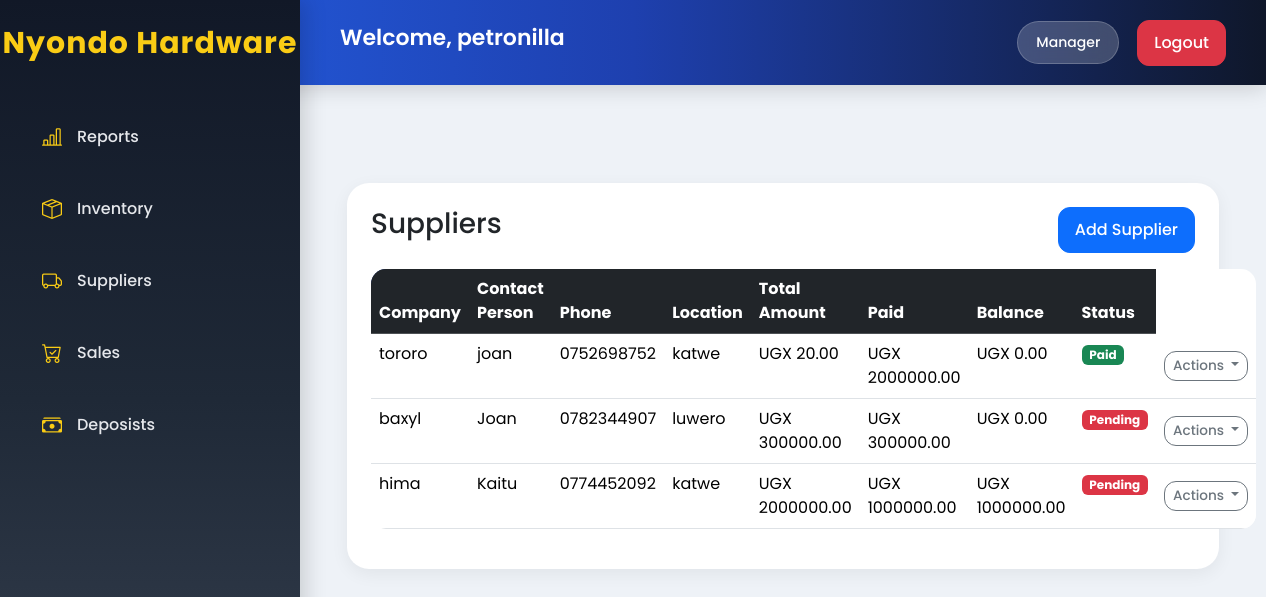
/suppliers/ (signed in), run on the app's committed database.
### account/models.py (models this page shows, shortened)
class CustomUser(AbstractUser):
    ROLE_CHOICES = (
        ('manager', 'Manager'),
        ('stock', 'Stock Personnel'),
        ('sales', 'Sales Personnel'),
    )
    role = models.CharField(max_length=20, choices=ROLE_CHOICES, default='sales')
    nin = models.CharField(max_length=14, unique=True, blank=True, null=True)
    phone_number = models.CharField(max_length=15, unique=True, validators=[RegexValidator(regex=r'^(07|03)\d{8}$', message="Enter a valid Ugandan phone number (07XXXXXXXX or 03XXXXXXXX)")
        ],
        blank=True,
        null=True
    )
    is_active = models.BooleanField(default=True)
    created_at = models.DateTimeField( auto_now_add=True)
    updated_at = models.DateTimeField(auto_now=True)

### suppliers/models.py (models this page shows, shortened)
class Supplier(models.Model):
    phone_validator = RegexValidator(
        regex=r'^(07\d{8}|2567\d{8})$',
        message='Enter valid Ugandan phone number'
    )
    STATUS = (
        ('paid', 'Paid'),
        ('pending', 'Pending'),
    )
    company_name = models.CharField(
        max_length=255
    )
    contact_person = models.CharField(
        max_length=255
    )
    phone_number = models.CharField(
        max_length=15,
        validators=[phone_validator]
    )
    email = models.EmailField(
        blank=True,
        null=True
    )
    location = models.CharField(
        max_length=255
    )
    product_supplied = models.CharField(
        max_length=255
    )
    total_supplied_amount = models.DecimalField(
        max_digits=12,
        decimal_places=2,
        default=0
    )
    amount_paid = models.DecimalField(
        max_digits=12,
        decimal_places=2,
        default=0
    )
    balance = models.DecimalField(
        max_digits=12,
        decimal_places=2,
        default=0
    )
    payment_status = models.CharField(
        max_length=10,
        choices=STATUS,
        default='pending'
    )
    created_at = models.DateTimeField(
        auto_now_add=True
    )

### suppliers/views.py (the view)
def supplier_list(request):
    suppliers = Supplier.objects.all().order_by('-created_at')
    return render(request, 'supplier_list.html', {
        'suppliers': suppliers
    })

### suppliers/templates/supplier_list.html (shortened to what this page needs)
{% extends 'base.html' %} {% block content %}
<div class="container mt-4">
  <div class="card p-4">
    <div class="d-flex justify-content-between mb-3">
      <h3>Suppliers</h3>
      <a href="{% url 'add_supplier' %}" class="btn btn-primary">
        Add Supplier
      </a>
    </div>
    <table class="table table-hover">
      <thead class="table-dark">
        <tr>
          <th>Company</th>
          <th>Contact Person</th>
          <th>Phone</th>
          <th>Location</th>
          <th>Total Amount</th>
          <th>Paid</th>
          <th>Balance</th>
          <th>Status</th>
        </tr>
      </thead>
      <tbody>
        {% for supplier in suppliers %}
        <tr>
          <td>{{ supplier.company_name }}</td>
          <td>{{ supplier.contact_person }}</td>
          <td>{{ supplier.phone_number }}</td>
          <td>{{ supplier.location }}</td>
          <td>UGX {{ supplier.total_supplied_amount }}</td>
          <td>UGX {{ supplier.amount_paid }}</td>
          <td>UGX {{ supplier.balance }}</td>
          <td>
            {% if supplier.payment_status == 'paid' %}
            <span class="badge bg-success"> Paid </span>
            {% else %}
            <span class="badge bg-danger"> Pending </span>
            {% endif %}
          </td>
          <td class="align-middle text-end" style="width: 120px">
            <div class="dropdown">
              <button
                class="btn btn-sm btn-outline-secondary dropdown-toggle py-1 px-2"
                type="button"
                id="dropdownMenu{{ forloop.counter }}"
                data-bs-toggle="dropdown"
                aria-expanded="false"
                style="font-size: 0.85rem"
              >
                Actions
              </button>
            </div>
          </td>
        </tr>
        {% endfor %}
      </tbody>
    </table>
  </div>
</div>
{% endblock %}

### nyondo_stock_project/templates/base.html (shortened to what this page needs)
{% load static %}
<!DOCTYPE html>
<html lang="en">
<head>
    <link
        href="https://cdn.jsdelivr.net/npm/bootstrap@5.3.3/dist/css/bootstrap.min.css"
        rel="stylesheet"
    >
    <link
        rel="stylesheet"
        href="https://cdn.jsdelivr.net/npm/bootstrap-icons@1.11.3/font/bootstrap-icons.min.css"
    >
  <link rel="stylesheet" href="{% static 'styles.css' %}">
</head>
<body>
{% if user.is_authenticated %}
<div class="sidebar">
        <h2>
        Nyondo Hardware
      </h2>
    {% if user.role == "manager" %}
    <a href="/reports/">
        <i class="bi bi-bar-chart-line"></i>
        <span>Reports</span>
    </a>
    {% endif %}
    {% if user.role == "manager" or user.role == "stock" %}
    <a href="/inventory/">
        <i class="bi bi-box-seam"></i>
        <span>Inventory</span>
    </a>
    <a href="/suppliers/">
        <i class="bi bi-truck"></i>
        <span>Suppliers</span>
    </a>
    {% endif %}
    {% if user.role == "manager" or user.role == "sales" %}
    <a href="{% url 'sales_list' %}">
        <i class="bi bi-cart-check"></i>
        <span>Sales</span>
    </a>
    <a href="/deposists/">
        <i class="bi bi-cash-stack"></i>
        <span>Deposists</span>
    </a>
    {% endif %}
</div>
<div class="topbar">
    <h4>
        Welcome,
        {{ user.username }}
    </h4>
    <div class="user-info">
        <span class="role-badge">
            {{ user.role|title }}
        </span>
       <form method="POST" action="{% url 'logout' %}">
    <button type="submit" class="btn btn-danger">
        Logout
    </button>
</form>
    </div>
</div>
{% endif %}
<div class="content">
    {% block content %}
    {% endblock %}
</div>
</body>
</html>

### nyondo_stock_project/static/styles.css (style rules this page uses)
* { margin: 0; padding: 0; box-sizing: border-box; }
body { font-family: 'Poppins', sans-serif; background: #eef2f7; overflow-x: hidden; }
.sidebar { position: fixed; top: 0; left: 0; width: 300px; height: 100vh; background: linear-gradient( 180deg, #111827, #1f2937, #374151 ); color: white; padding-top: 25px; box-shadow: 6px 0 20px rgba(0,0,0,0.15); z-index: 1000; }
.sidebar h2 { text-align: center; font-size: 30px; font-weight: 700; margin-bottom: 45px; color: #facc15; letter-spacing: 1px; }
.sidebar a { display: flex; align-items: center; gap: 15px; padding: 16px 28px; color: #e5e7eb; text-decoration: none; font-size: 16px; font-weight: 500; transition: 0.3s ease; margin: 10px 14px; border-radius: 16px; }
.sidebar i { font-size: 20px; color: #facc15; }
.topbar { position: fixed; top: 0; left: 0; width: 100%; height: 85px; background: linear-gradient( 90deg, #2563eb, #1e40af, #0f172a ); display: flex; justify-content: space-between; align-items: center; padding-left: 340px; padding-right: 40px; box-shadow: 0 4px 20px rgba(0,0,0,0.15); z-index: 900; }
.topbar h4 { font-weight: 600; color: white; font-size: 22px; }
.user-info { display: flex; align-items: center; gap: 18px; }
.role-badge { background: rgba(255,255,255,0.2); backdrop-filter: blur(10px); color: white; padding: 10px 18px; border-radius: 30px; font-size: 14px; font-weight: 500; border: 1px solid rgba(255,255,255,0.2); }
.content { margin-left: 300px; margin-top: 100px; padding: 35px; }
.card { border: none; border-radius: 22px; background: white; box-shadow: 0 5px 18px rgba(0,0,0,0.06); transition: 0.3s ease; }
.table { border-radius: 15px; overflow: hidden; background: white; }
thead { background: #1e3a8a; color: white; }
.btn { border-radius: 12px; font-weight: 500; padding: 10px 16px; }

### data on the page
CustomUser: username "petronilla", role "Manager"
Supplier: company_name "tororo", contact_person "joan", phone_number "0752698752", location "katwe", total_supplied_amount "20.00", amount_paid "2000000.00", balance "0.00", payment_status "Paid"
Supplier: company_name "baxyl", contact_person "Joan", phone_number "0782344907", location "luwero", total_supplied_amount "300000.00", amount_paid "300000.00", balance "0.00", payment_status "Pending"
Supplier: company_name "hima", contact_person "Kaitu", phone_number "0774452092", location "katwe", total_supplied_amount "2000000.00", amount_paid "1000000.00", balance "1000000.00", payment_status "Pending"
